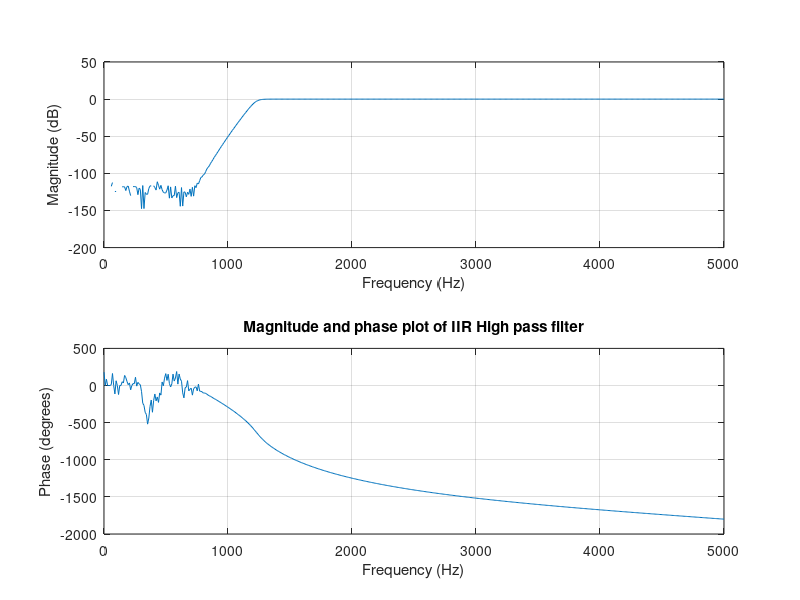
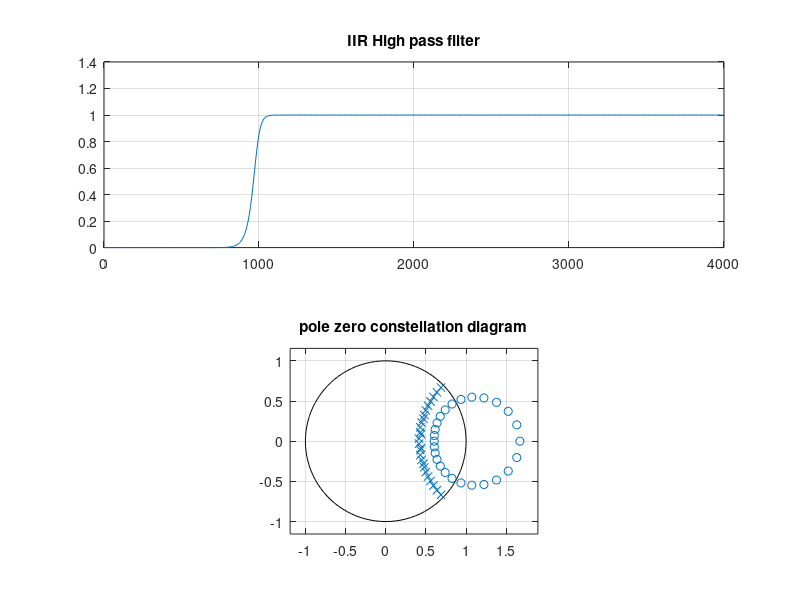
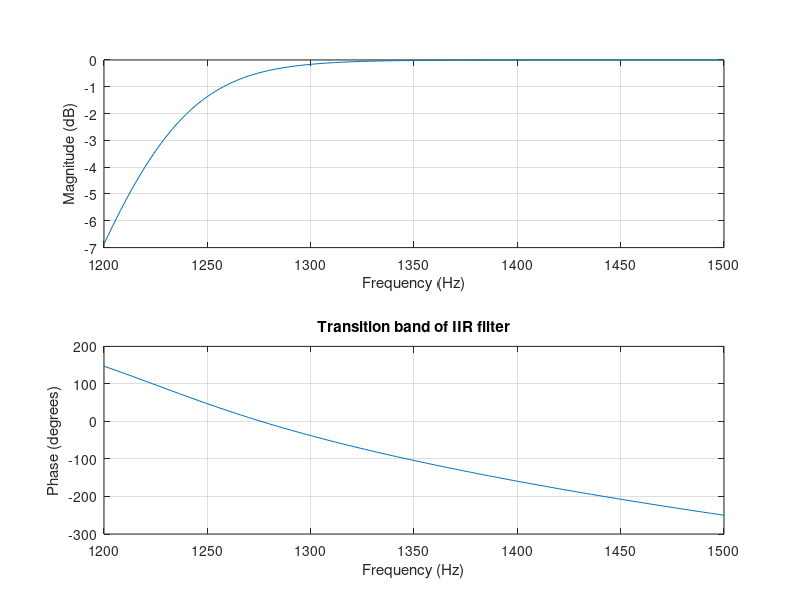

Recreate these plots in MATLAB, in order.
%We will consider same filter but our target now is to pass all frequencies above 1200 Hz
[n,w]=buttord(1200/5000,1500/5000,1,50);
[b,a]=butter(n,w,'high');
figure(1)
freqz(b,a,512,10000);
grid on;
title('Magnitude and phase plot of IIR High pass filter');

figure(2)
[h,q] = freqz(b,a,512,8000);
subplot(211);
plot(q,abs(h)); % Normalized Magnitude plot
grid
title('IIR High pass filter');
subplot(212);
zplane(b,a);
title('pole zero constellation diagram');

figure(3)
f=1200:2:1500;
freqz(b,a,f,10000);
title('Transition band of IIR filter');
